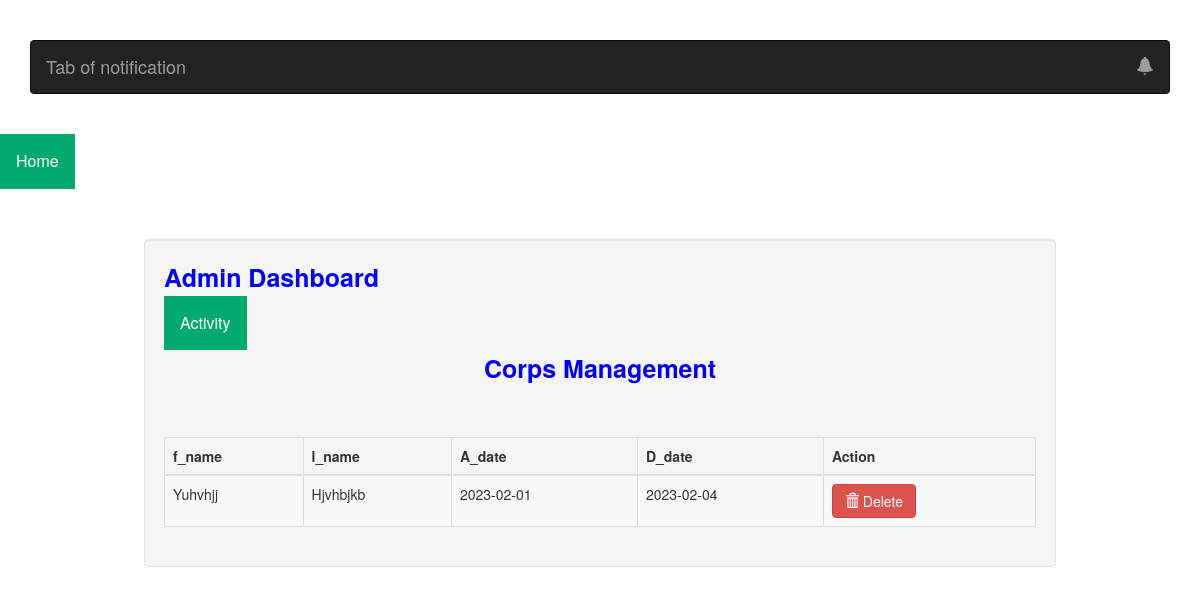
/crud/corp.php, run on the app's committed database.
### tables this page shows
CREATE TABLE `corp_db` (
  `corp_id` int(11) NOT NULL,
  `f_name` varchar(20) NOT NULL,
  `l_name` varchar(20) NOT NULL,
  `A_date` date NOT NULL,
  `D_date` date NOT NULL
);

### crud/corp.php (the view, shortened to what this page needs)
<!DOCTYPE html>
<html>
<head>
	<link rel="stylesheet" href="https://maxcdn.bootstrapcdn.com/bootstrap/3.3.6/css/bootstrap.min.css" />
  <link rel="stylesheet" href="https://maxcdn.bootstrapcdn.com/bootstrap/3.3.6/css/bootstrap.min.css" />
 </head>
 <body>
  <br /><br />
  <div class="container">
   <nav class="navbar navbar-inverse">
    <div class="container-fluid">
     <div class="navbar-header">
      <a class="navbar-brand" href="#">Tab of notification</a>
     </div>
     <ul class="nav navbar-nav navbar-right">
      <li class="dropdown">
       <a href="#" class="dropdown-toggle" data-toggle="dropdown"><span class="label label-pill label-danger count" style="border-radius:10px;"></span> <span class="glyphicon glyphicon-bell" style="font-size:18px;"></span></a>
      </li>
     </ul>
    </div>
   </nav>
   <br />
  </div>
 </body>
</html>
<body>
<div class="dropdown">
  <a href="index.php"><button class="dropbtn">Home</button></a>
</div>
<div class="container">
	<div style="height:50px;"></div>
	<div class="well" style="margin:auto; padding:auto; width:80%;">
	<span style="font-size:25px; color:blue"><strong>Admin Dashboard</strong></span>
	<form action="<?php echo htmlspecialchars($_SERVER['PHP_SELF']) ?>" method="post">
    <div>
	<?php include 'dropdown.php';?>
	<span style="font-size:25px; color:blue"><center><strong>Corps Management</strong></center></span>
		<div style="height:50px;"></div>
		<table class="table table-striped table-bordered table-hover">
			<thead>
				<th>f_name</th>
				<th>l_name</th>
				<th>A_date</th>
        <th>D_date</th>
        <th>Action</th>
			</thead>
			<tbody>
			<?php
				include('conn.php');
				$query=mysqli_query($conn,"select * from `corp_db`");
				while($row=mysqli_fetch_array($query)){
					?>
					<tr>
						<td><?php echo ucwords($row['f_name']); ?></td>
            <td><?php echo ucwords($row['l_name']); ?></td>
            <td><?php echo ucwords($row['A_date']); ?></td>
            <td><?php echo ucwords($row['D_date']); ?></td>
						<td>
							<a href="#del<?php echo $row['corp_id']; ?>" data-toggle="modal" class="btn btn-danger"><span class="glyphicon glyphicon-trash"></span> Delete</a>
						</td>
					</tr>
					<?php
				}
			?>
			</tbody>
		</table>
</div>
</body>
</html>

### crud/dropdown.php (style rules this page uses)
.dropbtn { background-color: #04AA6D; color: white; padding: 16px; font-size: 16px; border: none; }
.dropdown { position: relative; display: inline-block; }

### data on the page
corp_db: f_name "Yuhvhjj", l_name "Hjvhbjkb", A_date "2023-02-01", D_date "2023-02-04"
